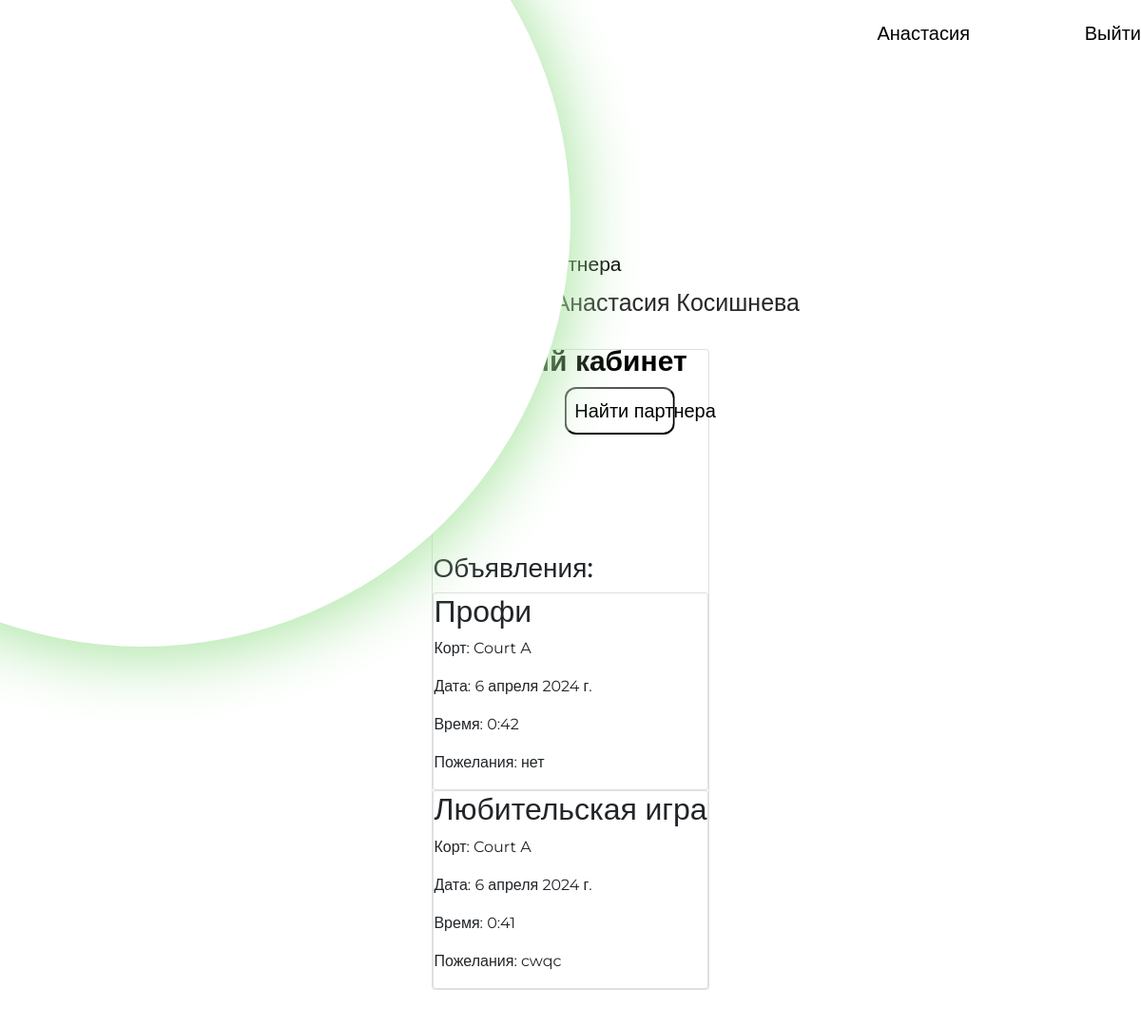
Screenshot of /myprofile/ (signed in) with the database file from the repository.
### blog/models.py (models this page shows, shortened)
class Post(models.Model):
    COURT_CHOICES = (
        ('Court A', 'Court A'),
        ('Court B', 'Court B'),
        ('Court C', 'Court C'),
    )
    title = models.CharField('Заголовок', max_length=120)
    court = models.CharField('Корт', max_length=20,
                             choices=COURT_CHOICES, default='Court A')
    training_date = models.DateField(
        'Дата', default=datetime.date.today)
    training_time = models.TimeField(
        'Время', default=datetime.time(0, 0))
    preferences = models.TextField('Пожелания', default='')
    published_at = models.DateTimeField('Опубликовано', default=timezone.now)
    author = models.ForeignKey(User, on_delete=models.CASCADE)
    responders = models.ManyToManyField(User, related_name='responded_posts')
    class Meta:
        ordering = ['-published_at']

### blog/views.py (the view)
# urls.py: path('myprofile/', views.myprofile, name='myprofile'),
def myprofile(request):
    user_posts = Post.objects.filter(author=request.user)
    context = {'user_posts': user_posts}
    return render(request, "blog/myprofile.html", context)

### blog/templates/blog/myprofile.html (shortened to what this page needs)
{% extends 'base.html' %}
{% block content %}
{% load static %}
<!DOCTYPE html>
<html lang="ru">
<head>
    <link href="https://cdn.jsdelivr.net/npm/bootstrap@5.0.0-beta1/dist/css/bootstrap.min.css" rel="stylesheet">
    <link rel="stylesheet" href="{% static 'css/myprofile.css'%}" type="text/css">
  </head>
<body>
    <div class="circle" ></div>
<div class="container d-flex justify-content-center mt-5">
	<div class="card">
        <h1 class = "form-title">Личный кабинет</h1>
		<div class="top-container">
            <h2 class = "name">{{ request.user.first_name }} {{ request.user.last_name }}</h2>
        </div>
        <button class="middle-container mt-3 p-2"><a href="/find-partner">Найти партнера</a></button>
        <div class="ads-border mt-4">
			<h3>Объявления:</h3>
			{% for post in user_posts %}
			  <div class="card">
				<h2>{{ post.title }}</h2>
				<p>Корт: {{ post.court }}</p>
				<p>Дата: {{ post.training_date }}</p>
				<p>Время: {{ post.training_time }}</p>
				<p>Пожелания: {{ post.preferences }}</p>
			  </div>
			{% endfor %}
		  </div>
    </div>
</div>
</body>
</html>
{% endblock content %}

### templates/base.html (shortened to what this page needs)
{%load static %}
<!DOCTYPE html>
<html lang="en">
  <head>
  <link href="https://cdn.jsdelivr.net/npm/bootstrap@5.0.0-beta1/dist/css/bootstrap.min.css" rel="stylesheet">
  <link rel="stylesheet" href="{% static 'css/registration.css'%}" type="text/css">
  <link rel="stylesheet" href="{% static 'css/navigation.css'%}" type="text/css">
    <link rel="stylesheet" href="{% static 'css/style.css' %}" />
  </head>
  <body>
	  <header class="header">
		<div class="container">
				<a href="/""" class="navbar-brand" href="Liga Tennisa" style=color:black; >
					<a href="/""" class="ligatennisa"><h2><p>Лига <br />Тенниса</p></h2></a>
				</a>
			<nav class="navbar">
				<ul class="nav-list" style="position:absolute; top: -110px">
					<li class="nav-item">
						<a href="/tournaments" class="nav-link">Турниры</a>
					</li>
					<li class="nav-item">
						<a href="/courts" class="nav-link">Корты</a>
					</li>
					<li class="nav-item">
						<a href="/find_partner" class="nav-link">Найти партнера</a>
					</li>
				</ul>
			</nav>
			{%if request.user.is_authenticated %}
  			<a href="/myprofile" class="btnlogin"> {{ request.user.first_name | title }}</span>
  			<a href="{% url 'logout' %}" class="btnregistr">Выйти</a>
  			{%endif%}
		</div>
	</header>
  	<main>
	    {%block content%}
	    {%endblock content%}
  	</main>
  </body>
</html>

### static/css/registration.css (style rules this page uses)
* { margin: 0; padding: 0; box-sizing: border-box; font-family: "Montserrat", sans-serif; font-optical-sizing: auto; font-weight: weight; font-style: normal; }
main { background: white; height: 100vh; display:flex; flex-direction: column; justify-content: center; align-items: center; }
.circle { position:absolute; z-index: 2; width: 3000px; height: 3000px ; border-radius: 50% ; background: white; box-shadow: 0px 4px 70px 6px rgba(168,228,160); animation-name: fadeCircle; animation-duration: .7s; animation-timing-function: ease-in-out; animation-delay: 0s; animation-iteration-count: 1; animation-fill-mode: forwards; }
.form-title { text-align: center; position: relative; color: black; font-weight: 700; font-size: 30px; line-height: 23px; margin-bottom: 38px; }

### static/css/navigation.css (style rules this page uses)
* { font-family: "Montserrat", sans-serif; font-optical-sizing: auto; font-weight: weight; font-style: normal; }
body { height:1080px; width:100%; }
html { width: 100%; margin: 0; }
.navbar { width: 100%; justify-content: center; }
.nav-list { position:relative; top: 10px; list-style: none; display: flex; align-items: center; column-gap: 100px; justify-content: center; white-space: nowrap; color: black; flex-grow: 0; }
.nav-link { text-align: center; position: relative; top: 100px; display: inline-block; column-gap: 30px; color: black; font-size: 21px; }
.btnregistr { position: absolute; top: 20px; right: 0px; color:black; text-decoration: none; font-size: 20px; }
.btnlogin { position: absolute; top: 20px; right: 180px; color:black; text-decoration: none; font-size: 20px; }
.ligatennisa { position: absolute; top: 10px; left: 120px; color:black; text-decoration: none; }
* { margin: 0; padding: 0; box-sizing: border-box; font-family: 'Montserrat', sans-serif; }
body { display: flex; flex-direction: column; justify-content: flex-end; min-height: 100vh; }

### static/css/style.css (style rules this page uses)
h1 { color: #0052ea; }

### static/css/myprofile.css (style rules this page uses)
body { margin: 0; background-color: white; }
.circle { position: absolute; display: flex; transform: translate(-50%, -50%); z-index: 1; width: 3000px; height: 3000px ; border-radius: 50% ; background: white; box-shadow: 0px 4px 70px 6px rgba(168,228,160); animation-name: fadeCircle; animation-duration: .7s; animation-timing-function: ease-in-out; animation-delay: 0s; animation-iteration-count: 1; animation-fill-mode: forwards; }
.top-container { flex-basis: 50%; width: 40%; height: 70%; align-items: center; }
.name { position: relative; font-size: 25px; font-weight: medium; white-space: nowrap; transform: translate(110%, -500%); color: #272727; }
button a { color: black; text-decoration: none; font-size: 20px; font-weight: 500; }
.middle-container { flex-basis: 50%; transform: translate(120%, -200%); white-space: nowrap; width: 40%; background-color: white; border-radius: 12px; }
.ads-border { flex-basis: 50%; margin-bottom: auto; display: block; align-items: center; }

### rows the page displays
Post: title "Профи", court "Court A", training_date "6 апреля 2024 г.", training_time "0:42", preferences "нет"
Post: title "Любительская игра", court "Court A", training_date "6 апреля 2024 г.", training_time "0:41", preferences "cwqc"

### other values shown
{{ request.user.first_name | title }} "Анастасия"
{{ request.user.first_name }} "Анастасия"
{{ request.user.last_name }} "Косишнева"
